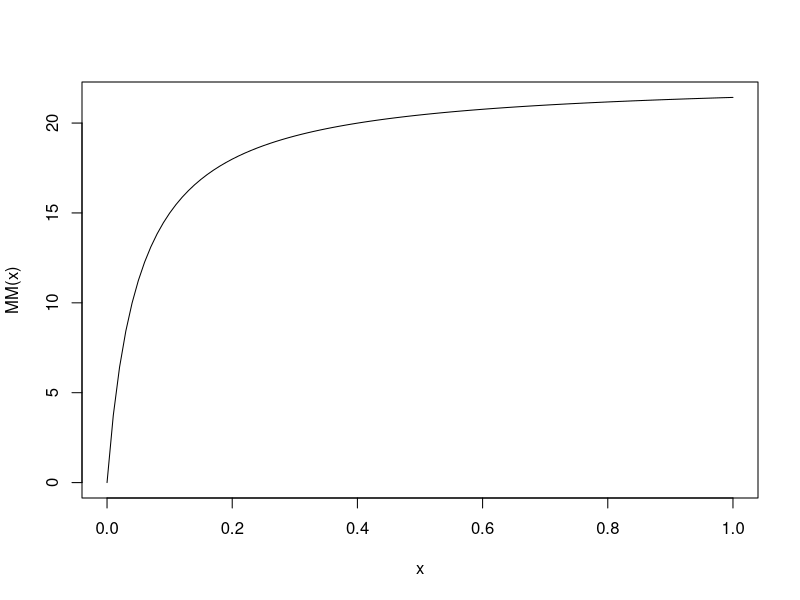

R code for this plot: (Note: this script raises an error after producing the figure.)
# 
V <- 2.5 # [gC gC^-1 d^-1]
K <- 0.05 # [gC cm_H2O^-3]
x <- 0.02 # [gC cm_H2O^-3]
E <- 0.0001 # [gC cm_H2O^-3]
theta_s <- 0.3 # [m^3 m^-3]
theta <- theta_s * 0.3 # [m_H2O^3]
cm3 <- 1000000

MM <- function(x) {V*x*E/(K+x+E) * 90000} # * (theta*cm3)}

curve(MM, from=0, to=1)

0.00672 * exp(-47000/8.3144*(1/290-1/293.15))

out.month <- aggregate(model.out, by=list(x=ceiling(model.out[,1]/30)), FUN=mean)


##### Sorption kinetics
# Mayes 2012
# Ultisols
Qmax <- 1800 # mg kg-1
k    <- 0.091 # L mg-1
DOC  <- seq(0 ,100, 1)
DOCs <-  k * Qmax * DOC / (1 + k * DOC)
plot(DOCs ~ DOC)

K <- 1/k
DOCs2 <- Qmax * DOC / (K + DOC)

DOCt <- DOC / 1000 * 1000  # from mg L-1 to g m-3 (divide for g, multiply for m-3, multiple by water content)
Kt   <- (1/k) / 1000 * 1000
DOCst <-  Qmax * DOCt / (Kt + DOCt)
plot(DOCst ~ DOCt)

2077 * 325 / (11 + 325)
